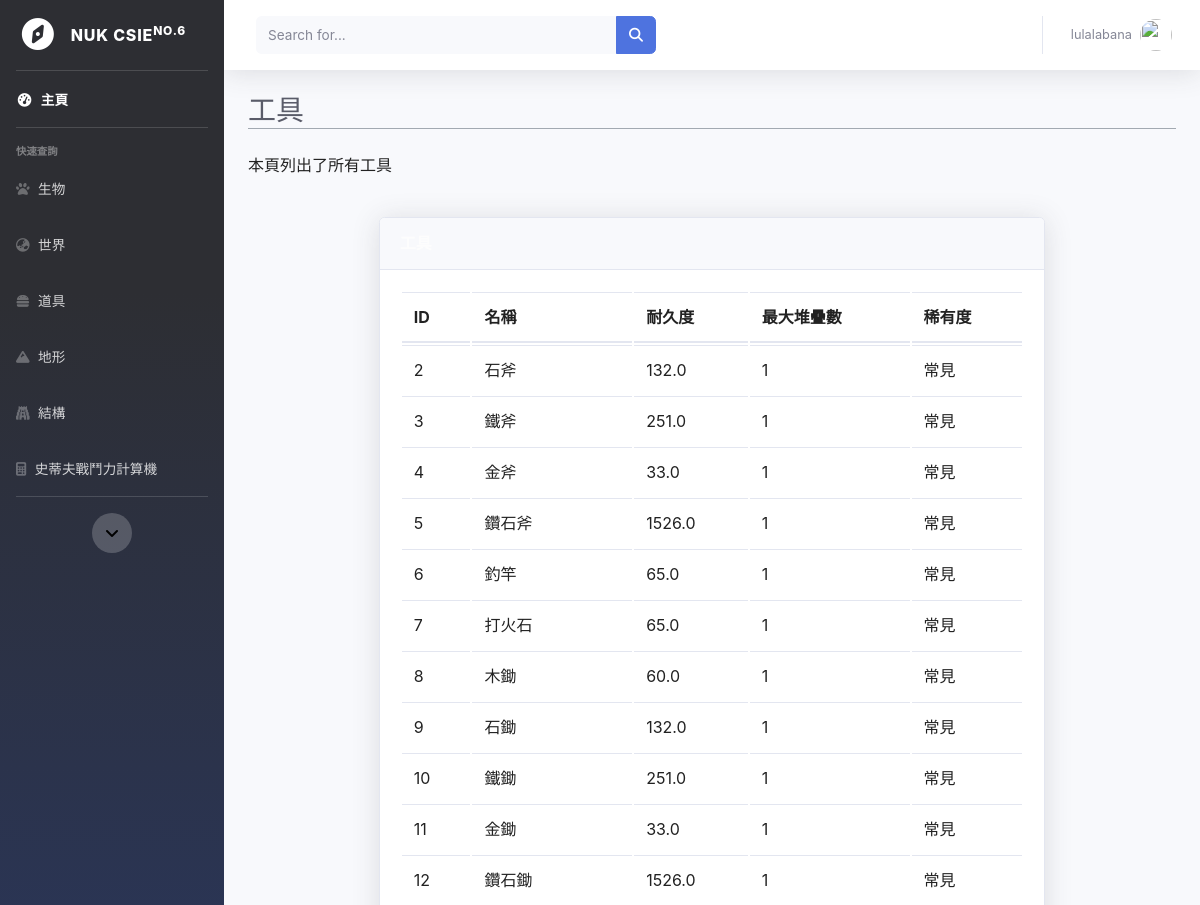
/MinecraftDB/tools/ (signed in, upper part), run on an earlier commit of the app's database.
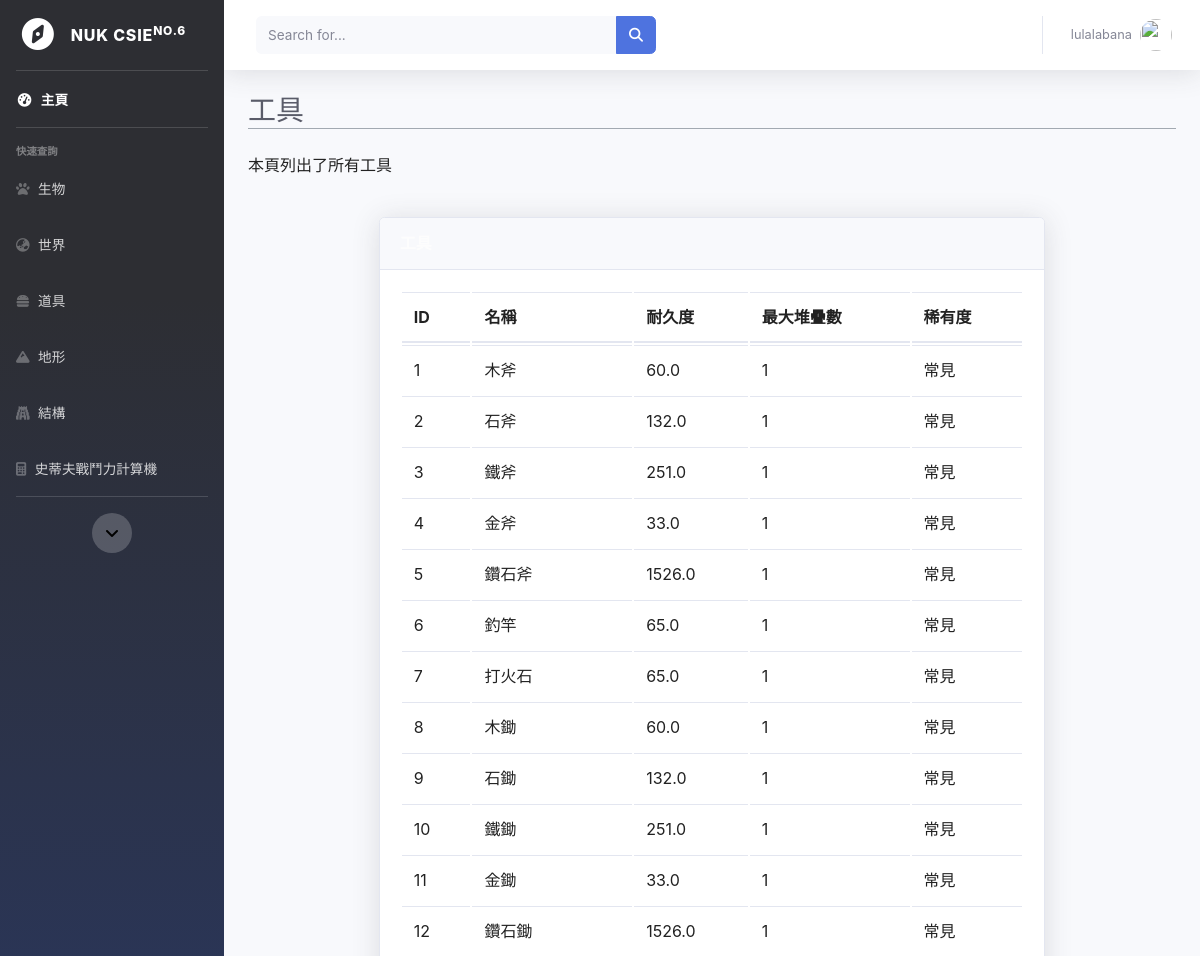
And on a later commit of the database.
### MinecraftDB/models.py (models this page shows, shortened)
class Tool(models.Model):
    Tool_name=models.CharField(max_length=20)
    Durable=models.FloatField(default=0)

### MinecraftDB/views.py (the view)
# urls.py: path('tools/', views.tools, name='tools'),
def tools(request):
    cursor = connection.cursor()
    cursor.execute('select MinecraftDB_tool.id,Tool_name,Durable,Rarity,Max_Quantity from MinecraftDB_tool,MinecraftDB_item where tool_name=Item_name')
    search = cursor.fetchall()
    print(search)
    List = []
    for item in search:
        list_s = {'id': item[0], 'name': item[1], 'Durable': item[2],'Rarity':item[3],'Max_Quanity':item[4]}
        List.append(list_s)
    return render(request, 'static/main_page/tools.html',{'Username': request.session['username'],'List':List})

### MinecraftDB/templates/static/main_page/tools.html (shortened to what the changed rows need)
{% load static %}
<!DOCTYPE html>
<html lang="en">
<head>
    <link href='{% static "main_page/css/sb-admin-2.min.css" %}' rel="stylesheet">
</head>
<body id="page-top">
    <div id="wrapper">
        <div id="content-wrapper" class="d-flex flex-column">
            <div id="content">
                <div class="container-fluid">
                    <div class="d-sm-flex align-items-center justify-content-main mb-4">
                        <h1 class="h3 mb-0 text-gray-800">工具</h1>
                    </div>
                    <div class="row">
                        <div class="row inner">
                            <div class="table">
                                <div class="card shadow mb-4">
                                    <div class="card-body">
                                        <table class="sortable wikitable jquery-tablesorter" data-description="名稱">
                                            <thead>
                                                <tr>
                                                    <th>ID</th>
                                                    <th class="headerSort" tabindex="0" role="columnheader button" title="該生物名稱">名稱
                                                    </th>
                                                    <th class="headerSort headerSortDown" tabindex="0"
                                                        role="columnheader button" title="該搜索範圍">耐久度
                                                    </th>
                                                    <th class="headerSort headerSortDown" tabindex="0"
                                                        role="columnheader button" title="該搜索範圍">最大堆疊數
                                                    </th>
                                                    <th class="headerSort headerSortDown" tabindex="0"
                                                        role="columnheader button" title="該搜索範圍">稀有度
                                                    </th>
                                                </tr>
                                            </thead>
                                            <tbody>
                                                {% for item in List %}
                                                <tr>
                                                    <td>{{item.id}}</td>
                                                    <td>{{item.name}}</td>
                                                    <td>{{item.Durable}}</td>
                                                    <td>{{item.Max_Quanity}}</td>
                                                    <td>{{item.Rarity}}</td>
                                                </tr>
                                                {% endfor %}
                                            </tbody>
                                        </table>
                                    </div>
                                </div>
                            </div>
                        </div>
                    </div>
                </div>
            </div>
        </div>
</body>
</html>

What changed in the data, as far as the page shows it:
added Tool: id "1", name "木斧", Durable "60.0", Max_Quanity "1", Rarity "常見"
